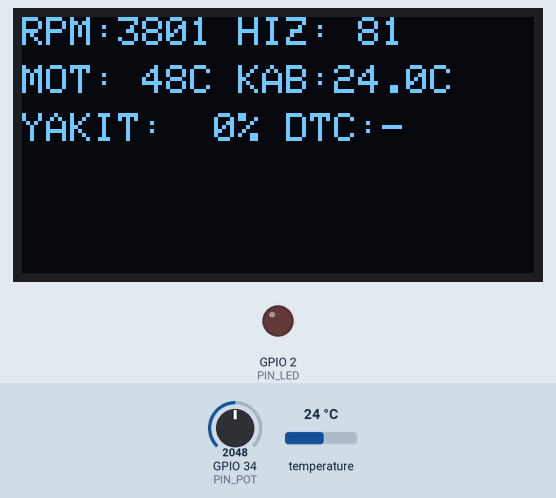
Simulated run of this sketch. Board: ESP32. Parts: 128×64 one-colour display, output pins drawn as LEDs (lit = HIGH). Inputs (shaded band) come from the test bench; at power-on: temperature 24 °C, GPIO 34 (PIN_POT) = 2048. The local clock reads 2024-03-15 10:24:30 at power-on unless the sketch sets it; storage starts empty; what the sketch prints to the serial monitor is not drawn.

Above: at 1.2 s.
1.3 s: temperature set to 12 °C
At 2.7 s:
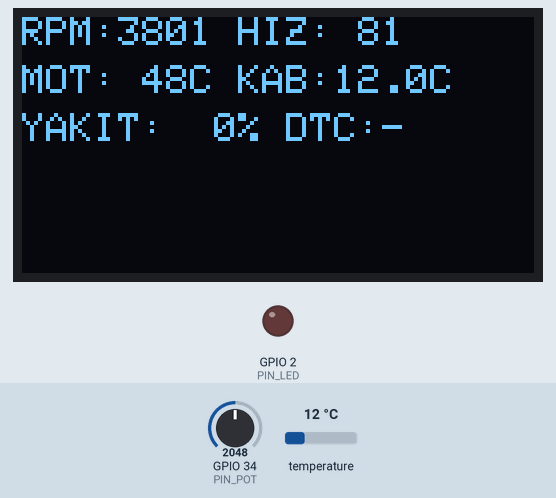
3.0 s: GPIO 34 (PIN_POT) set to 1980
At 3.6 s:
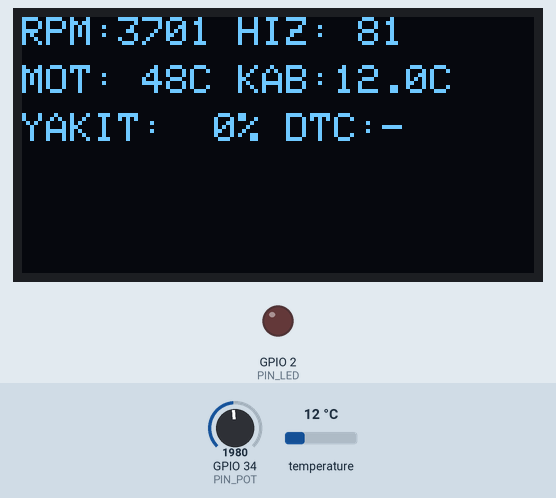
4.5 s: temperature set to 19 °C
6.0 s: GPIO 34 (PIN_POT) set to 2047
At 6.9 s:
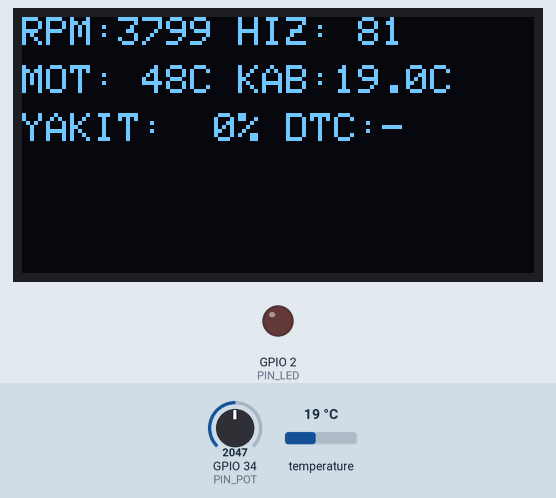
9.1 s: temperature set to 28 °C
At 10.3 s:
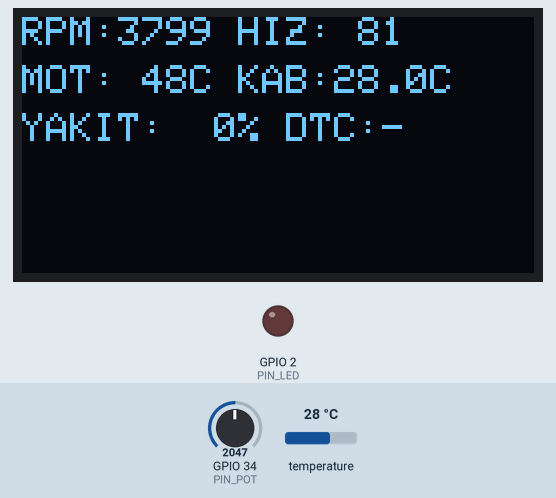
Timing chart, 0 to 11.6 s (numbered marks = the images above; inputs shaded):
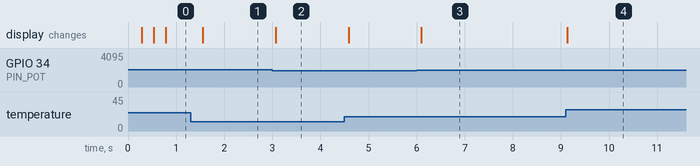

The sketch:

sketch.ino
```cpp
#include <Wire.h>
#include <SPI.h>
#include "FS.h"
#include "SD.h"
#include <Adafruit_GFX.h>
#include <Adafruit_SSD1306.h>
#include <Adafruit_Sensor.h>
#include <Adafruit_BMP085.h>
#include <RTClib.h>

// --- Pin ve Donanım Tanımları ---
const int PIN_POT       = 34;
const int PIN_CAN_RX    = 16;
const int PIN_CAN_TX    = 17;
const int PIN_SD_CS     = 5;
const int PIN_LED       = 2;

const uint8_t  CAN_SYNC      = 0xAA;
const uint16_t ID_OBD_TESTER = 0x07E0;
const uint16_t ID_OBD_ECU    = 0x07E8;
const char*    BLACKBOX      = "/TELEMETRY.CSV";

uint32_t canTxCount = 0, canRxCount = 0, canErrCount = 0;

// Nesneler
Adafruit_SSD1306 display(128, 64, &Wire, -1);
RTC_DS1307 rtc;
Adafruit_BMP085 bmp;

// Telemetri ve Simülasyon Değişkenleri
float gaz = 0, rpm = 800;
uint8_t hiz = 0, engT = 21, fuel = 78;
float kabinC = 24.0;
const char* dtc = "-";
bool overheatLatch = false;

// Zamanlayıcılar
uint32_t tQ = 0, tEkran = 0, tLog = 0;

// --- CAN Çerçeve Gönderme ---
void canSend(uint16_t id, const uint8_t* data, uint8_t len) {
  uint8_t sum = 0;
  Serial2.write(CAN_SYNC); sum += CAN_SYNC;
  uint8_t idH = id >> 8, idL = id & 0xFF;
  Serial2.write(idH); sum += idH;
  Serial2.write(idL); sum += idL;
  Serial2.write(len);  sum += len;
  for (uint8_t i = 0; i < len; i++) {
    Serial2.write(data[i]); sum += data[i];
  }
  Serial2.write((uint8_t)(0 - sum));
  canTxCount++;
}

// --- ECU Yanıt Üreteci ---
void ecuOnQuery() {
  uint8_t resp[8];
  uint16_t raw = (uint16_t)(rpm * 4);
  resp[0] = 0x04;  resp[1] = 0x41;  resp[2] = 0x0C;
  resp[3] = raw >> 8;  resp[4] = raw & 0xFF;
  resp[5] = engT;  resp[6] = fuel;  resp[7] = 0;
  canSend(ID_OBD_ECU, resp, 8);
}

// --- CAN Alım Durum Makinesi ---
enum CanRxState { CAN_SYNC_WAIT, CAN_IDH, CAN_IDL, CAN_DLC, CAN_DATA, CAN_CHK };
CanRxState canRx = CAN_SYNC_WAIT;
uint16_t   canIdBuf;
uint8_t    canDlcBuf, canDataBuf[8], canDataIdx, canSumBuf;

void canTick() {
  while (Serial2.available()) {
    uint8_t b = Serial2.read();
    switch (canRx) {
      case CAN_SYNC_WAIT:
        if (b == CAN_SYNC) { canSumBuf = b; canRx = CAN_IDH; }
        break;
      case CAN_IDH: canIdBuf  = (uint16_t)b << 8; canSumBuf += b; canRx = CAN_IDL; break;
      case CAN_IDL: canIdBuf |= b;               canSumBuf += b; canRx = CAN_DLC;  break;
      case CAN_DLC:
        canDlcBuf = b; canSumBuf += b;
        if (b <= 8) { canDataIdx = 0; canRx = CAN_DATA; }
        else        { canRx = CAN_SYNC_WAIT; }
        break;
      case CAN_DATA:
        canDataBuf[canDataIdx++] = b; canSumBuf += b;
        if (canDataIdx >= canDlcBuf) canRx = CAN_CHK;
        break;
      case CAN_CHK:
        canSumBuf += b;
        if (canSumBuf == 0) {
          canRxCount++;
          if (canIdBuf == ID_OBD_TESTER) ecuOnQuery();
          if (canIdBuf == ID_OBD_ECU) {
            engT = canDataBuf[5];
          }
        } else {
          canErrCount++;
        }
        canRx = CAN_SYNC_WAIT;
        break;
    }
  }
}

// --- Kara Kutu (SD) Fonksiyonları ---
void blackboxLog() {
  DateTime now = rtc.now();
  File f = SD.open(BLACKBOX, FILE_APPEND);
  if (!f) {
    Serial.println("[SD] Yazma hatası!");
    return;
  }
  f.printf("%04u-%02u-%02uT%02u:%02u:%02u,%u,%u,%u,%.1f,%u,%s\n",
           now.year(), now.month(), now.day(),
           now.hour(), now.minute(), now.second(),
           (unsigned)rpm, (unsigned)hiz, (unsigned)engT, kabinC, (unsigned)fuel, dtc);
  f.close();
}

void blackboxDump() {
  File f = SD.open(BLACKBOX, FILE_READ);
  if (!f) {
    Serial.println("[SD] Okuma hatası! Dosya bulunamadı.");
    return;
  }
  Serial.println("---- KARA KUTU ICERIGI (TELEMETRY.CSV) ----");
  while (f.available()) {
    Serial.write(f.read());
  }
  Serial.println("---- KUTU SONU ----");
  f.close();
}

// --- OLED Ekran Güncelleme ---
void drawDashboard() {
  display.clearDisplay();
  display.setTextSize(1);
  display.setTextColor(SSD1306_WHITE);

  display.setCursor(0, 0);
  display.printf("RPM:%4.0f HIZ:%3u", rpm, hiz);

  display.setCursor(0, 12);
  display.printf("MOT:%3uC KAB:%.1fC", engT, kabinC);

  display.setCursor(0, 24);
  display.printf("YAKIT:%3u%% DTC:%s", fuel, dtc);

  if (overheatLatch) {
    display.setCursor(0, 40);
    display.print("! UYARI: ASIRI ISINMA !");
  }
  display.display();
}

void setup() {
  Serial.begin(115200);
  while(!Serial);

  Serial2.begin(115200, SERIAL_8N1, PIN_CAN_RX, PIN_CAN_TX);
  pinMode(PIN_LED, OUTPUT);

  // I2C Başlatma (OLED, BMP180, DS1307)
  Wire.begin(21, 22);

  // OLED Başlatma
  if (!display.begin(SSD1306_SWITCHCAPVCC, 0x3C)) {
    Serial.println("[HATA] OLED bulunamadi!");
  } else {
    display.clearDisplay();
    display.setTextColor(SSD1306_WHITE);
    display.setCursor(0, 20);
    display.print("OBD-II GATEWAY INIT");
    display.display();
  }

  // RTC Başlatma
  if (!rtc.begin()) {
    Serial.println("[HATA] DS1307 bulunamadi!");
  } else if (!rtc.isrunning() || rtc.now().year() < 2020) {
    rtc.adjust(DateTime(F(__DATE__), F(__TIME__)));
  }

  // BMP180 Başlatma
  if (!bmp.begin()) {
    Serial.println("[HATA] BMP180 bulunamadi!");
  }

  // SPI ve SD Kart (Kara Kutu) Başlatma
  SPI.begin(18, 19, 23, PIN_SD_CS);
  Serial.println("[SD] SD Kart başlatılıyor...");

  if (!SD.begin(PIN_SD_CS)) {
    Serial.println("[OBD!] SD kart takılı değil veya bağlantı hatası! (CS=IO5?)");
  } else {
    Serial.println("[SD] Kart OK — kara kutu hazır.");
    if (!SD.exists(BLACKBOX)) {
      File f = SD.open(BLACKBOX, FILE_WRITE);
      if (f) {
        f.println("timestamp,rpm,hiz,engT,cabT,fuel,dtc");
        f.close();
        Serial.println("[SD] Başlık satırı yazıldı.");
      }
    }
  }
}

void loop() {
  uint32_t now = millis();

  // Seri Monitörden Komut Kontrolü (Örn: "dump" yazarak SD kartı oku)
  if (Serial.available()) {
    String cmd = Serial.readStringUntil('\n');
    cmd.trim();
    if (cmd == "dump") {
      blackboxDump();
    }
  }

  // Fizik Simülasyonu (Potansiyometre -> Gaz)
  gaz = analogRead(PIN_POT) * 100.0f / 4095.0f;
  rpm = 800 + gaz * 60;

  float hedefHiz = gaz * 1.8f;
  hiz += (hedefHiz - hiz) * 0.10f;

  float hedefT = 80 + (gaz / 100.0f) * 35.0f;
  engT += (hedefT - engT) * 0.02f;

  fuel = constrain(fuel - (gaz * 0.0005f), 0, 100);

  if (bmp.begin()) {
    kabinC = bmp.readTemperature();
  }

  // Arıza Durumu (DTC) Kontrolü
  if (engT > 105 && !overheatLatch) {
    overheatLatch = true;
    dtc = "P0217";
    Serial.println("[DTC] P0217 ASIRI MOTOR SICAKLIGI TESPIT EDILDI!");
  }
  digitalWrite(PIN_LED, (overheatLatch && engT > 105) ? HIGH : LOW);

  // CAN Hattı İşleme
  canTick();

  // OBD-II Sorgu Periyodu (200ms)
  if (now - tQ >= 200) {
    tQ = now;
    uint8_t q[8] = { 0x02, 0x01, 0x0C, 0, 0, 0, 0, 0 };
    canSend(ID_OBD_TESTER, q, 8);
  }

  // Ekran Güncelleme Periyodu (250ms)
  if (now - tEkran >= 250) {
    tEkran = now;
    drawDashboard();
  }

  // Log ve Telemetri Periyodu (1000ms)
  if (now - tLog >= 1000) {
    tLog = now;
    blackboxLog();
    Serial.printf("{\"rpm\":%u,\"hiz\":%u,\"engT\":%u,\"cabT\":%.1f,\"fuel\":%u,\"dtc\":\"%s\"}\n",
                  (unsigned)rpm, (unsigned)hiz, (unsigned)engT, kabinC, (unsigned)fuel, dtc);
  }

  delay(2);
}
```

Measured:
- after the input at 1.3 s, the display: changes after 0.25 s (image 1)
- after the input at 3.0 s, the display: changes after 0.07 s (image 2)
- after the input at 6.0 s, the display: changes after 0.10 s (image 3)
- after the input at 9.1 s, the display: changes at once (image 4)
